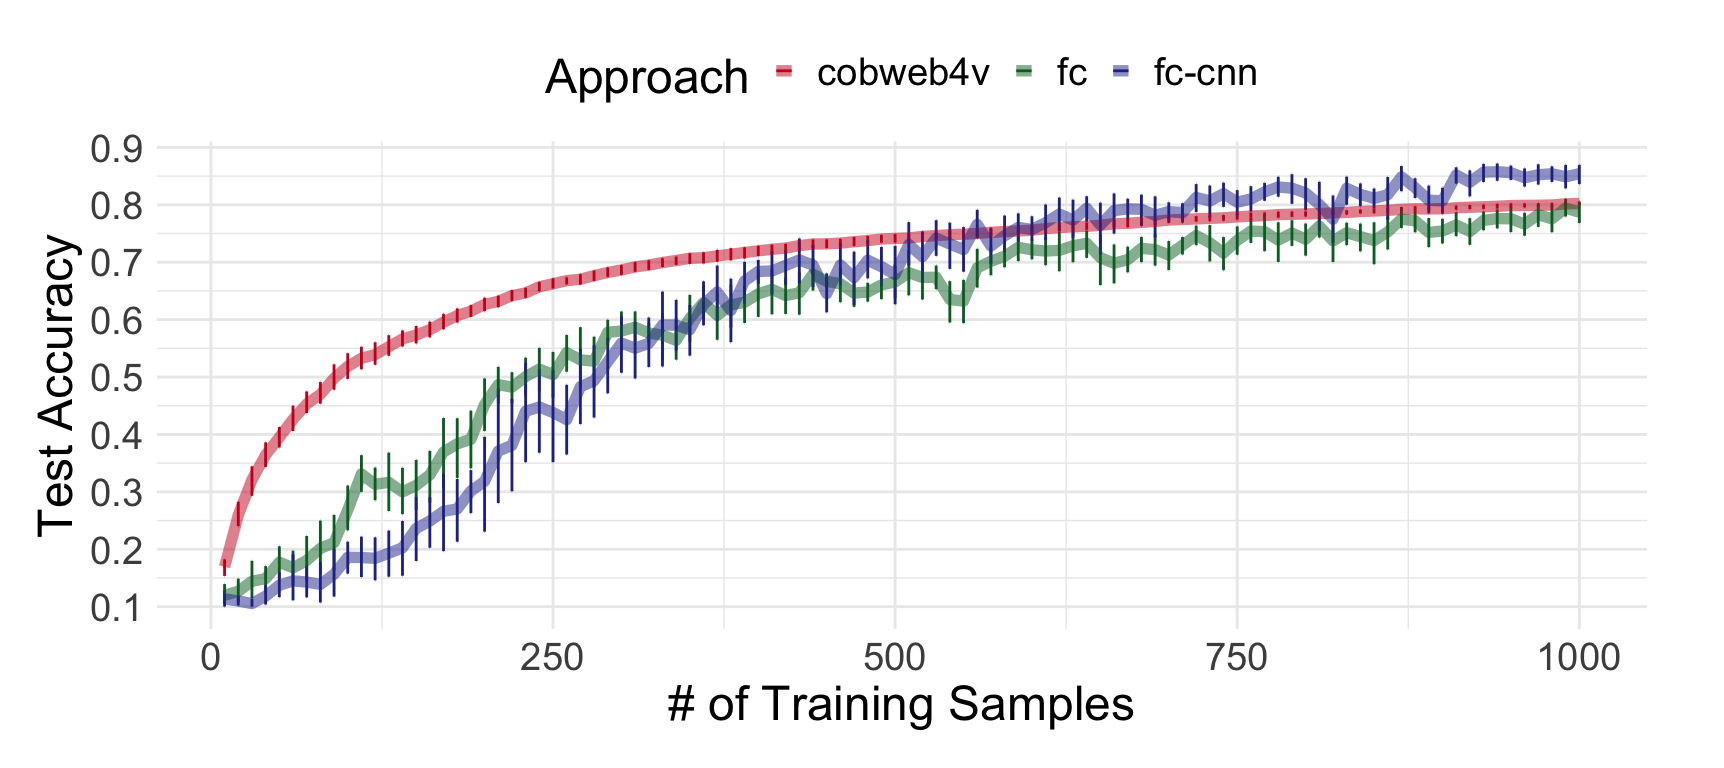

The R source for this figure:
library(dplyr)
library(readr)
library(ggplot2)

# PLEASE import the concatenated table exp0.csv with the directory where the table lies in here:
exp0 <- read_csv("[your directory]/cobweb-vision/results/exp1/all/exp1-final.csv")

exp0$TrainSet <- as.numeric(gsub("D", "", exp0$TrainSet)) * 10

df_entire_0 = exp0 %>% 
  rename(Approach = Model)

df_entire_0_init = df_entire_0

p_entire_0_init <- ggplot(df_entire_0_init, aes(x = TrainSet, y = TestAccuracy, color = Approach,
                                                linetype = Approach, fill = Approach, group = Approach)) +
  geom_errorbar(stat = "summary",
                fun.data = "mean_cl_boot",
                linetype = 'solid',
                width = 0.2) +
  stat_summary(fun.data = "mean_cl_boot",
               geom = "line",
               linewidth = 2,
               alpha = 0.5) +
  labs(x = '# of Training Samples', y = 'Test Accuracy', 
       title = NULL) +
  
  theme_minimal() +
  theme(text = element_text(size=18)) +
  scale_color_manual(values = c('fc' = '#006d2c', 'fc-cnn' = '#253494', 'cobweb4v' = '#ca0020')) +
  scale_linetype_manual(values = c('fc' = 'solid', 'fc-cnn' = 'solid', 'cobweb4v' = 'solid')) +
  theme(plot.title = element_text(hjust = 0.5),
        legend.position = "top",
        legend.key.size = unit(0.5, "lines"),
        plot.margin = unit(c(1, 2, 1, 1), "lines"))  +
  scale_y_continuous(
    breaks = c(0.0, 0.1, 0.2, 0.3, 0.4, 0.5, 0.6, 0.7, 0.8, 0.9, 1.0))
print(p_entire_0_init)

# Output the stat summary shown in the plots
df_display_0_init <- ggplot_build(p_entire_0_init)$data[[2]]
# The accuracy of the approaches after the last split:
# cobweb4v: 0.80222
# fc: 0.78723
# fc-cnn: 0.85415
